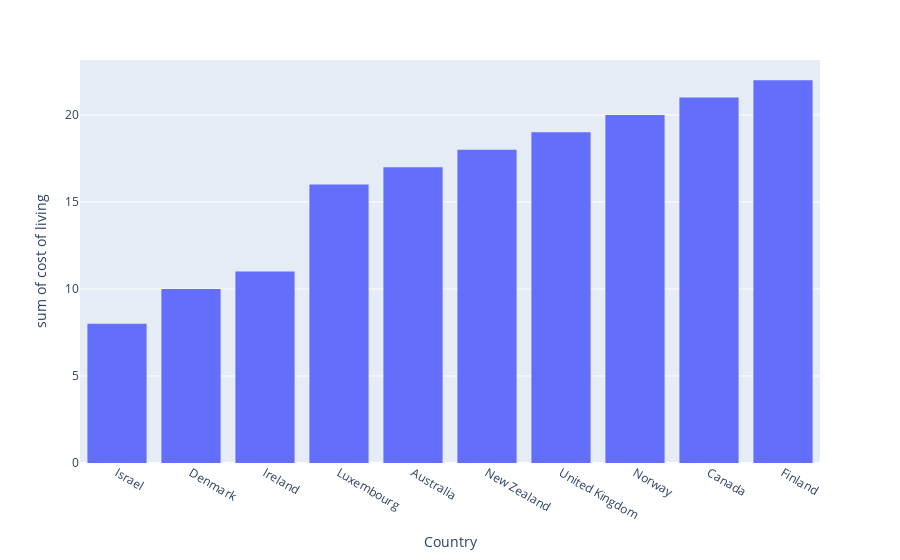

The code cell stored with this chart in its notebook:
### Code cell
import plotly.express as px
fig=px.histogram(cl,x="Country",y="cost of living")
fig.show()

### Figure 1 — Plotly figure (JSON) as saved in the notebook; plotly's stock layout.template omitted (floating-point values rounded to 4 significant figures)
{"data": [{"alignmentgroup": "True", "bingroup": "x", "histfunc": "sum", "hovertemplate": "Country=%{x}<br>sum of cost of living=%{y}<extra></extra>", "legendgroup": "", "marker": {"color": "#636efa", "pattern": {"shape": ""}}, "name": "", "offsetgroup": "", "orientation": "v", "showlegend": false, "type": "histogram", "x": ["Israel", "Denmark", "Ireland", "Luxembourg", "Australia", "New Zealand", "United Kingdom", "Norway", "Canada", "Finland"], "xaxis": "x", "y": [8, 10, 11, 16, 17, 18, 19, 20, 21, 22], "yaxis": "y"}], "layout": {"autosize": true, "barmode": "relative", "legend": {"tracegroupgap": 0}, "margin": {"t": 60}, "xaxis": {"anchor": "y", "autorange": true, "domain": [0, 1], "range": [-0.5, 9.5], "title": {"text": "Country"}, "type": "category"}, "yaxis": {"anchor": "x", "autorange": true, "domain": [0, 1], "range": [0, 23.16], "title": {"text": "sum of cost of living"}, "type": "linear"}}}
